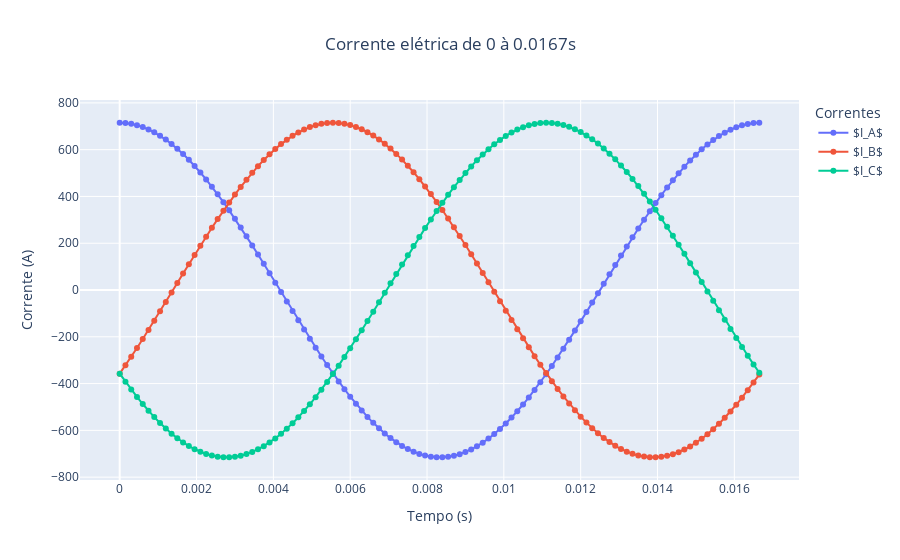

Source (notebook cell):
### Code cell
# Plot do gráfico de corrente

ia = i * np.cos(2*np.pi*freq*t)
ib = i * np.cos(2*np.pi*freq*t - 2*np.pi/3)
ic = i * np.cos(2*np.pi*freq*t + 2*np.pi/3)

fig = go.Figure()
fig.add_trace(go.Scatter(x=t, y=ia, name="$I_A$", mode="lines+markers"))
fig.add_trace(go.Scatter(x=t, y=ib, name="$I_B$", mode="lines+markers"))
fig.add_trace(go.Scatter(x=t, y=ic, name="$I_C$", mode="lines+markers"))
fig.update_layout(title=f"Corrente elétrica de 0 à {ciclos*T:.4f}s",
                  title_x=0.5,
                  legend_title_text="Correntes",
                  yaxis=dict(exponentformat="SI", title="Corrente (A)"),
                  xaxis=dict(exponentformat="SI", title="Tempo (s)"))
